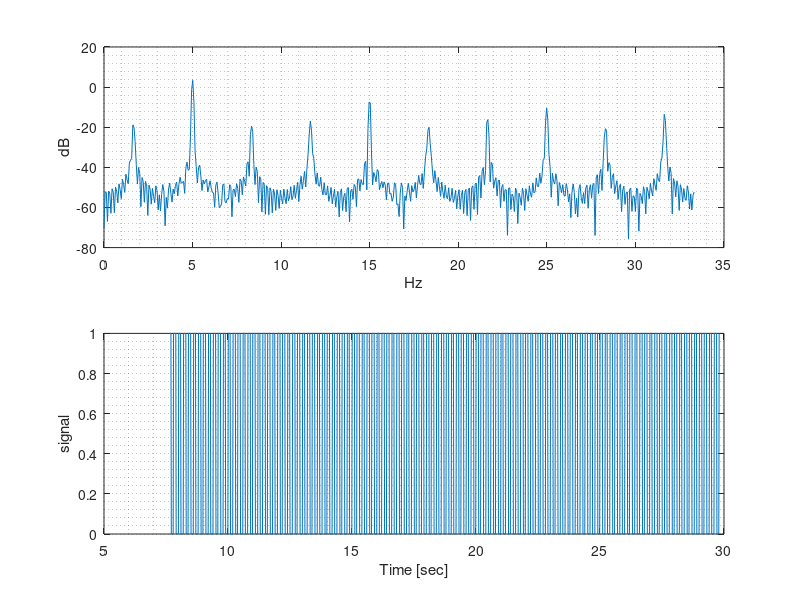

Recreate this plot in MATLAB. (Note: this script raises an error after producing the figure.)

close all; clear all; clc

%% define signal:
N = 2000;
tmin = 0;
tmax = 30;
T = linspace(tmin,tmax,N);

sampling_rate = N/(tmax-tmin);
% % simple sine wave:
% x = 3*sin(2*pi*5*T);
% % sine wave with random noise:
% x = 3*sin(2*pi*5*T) + 5*sin(2*pi*16*T)+rand(1,length(T));
% % simple aquare wave:
x = 0.5 + 0.5 * square(2*pi*5*T,50);
%% FFT
% INPUTS:
    % T - time vector
    % X - the state space
    % samplingTime - the sampling time of ode45
    % ssTime - the time which we estimate arrival to steady state (limit
    %          cycle).


    
signals = x;    
samplingTime = mean(diff(T));
Fs = 1/samplingTime;

signal_start = floor(0.25*size(x,2));
longest_signal = 1; signal_length = 1;
nSignals = size(signals, 1);
peak_locs = zeros(nSignals,2);

for s = 1:nSignals
    signal2Process = signals(s,signal_start:end);
    % bring the signal above the x axis:
    signal2Process = signal2Process - min(signal2Process);

    % don't bother with non oscillatory signals:
    if std(signal2Process) < 1e-3
        simFreq = NaN;
        amp = mean(signals'); %#ok<UDIM>
        return
    end

    [~,locs]=findpeaks(signal2Process, ...
        'MinPeakheight',0.75*max(signal2Process));

    if length(locs) > 1
        peak_locs(s,:) = [locs(1), locs(end)];
    else
        simFreq = NaN;
        amp = mean(signals'); %#ok<UDIM>
        return
    end

    % ????
    if (peak_locs(s,2)-peak_locs(s,1) > signal_length)
        signal_length = peak_locs(s,2)-peak_locs(s,1);
        longest_signal = s;
    end
end
     
locs = signal_start+[peak_locs(longest_signal,1), ...
    peak_locs(longest_signal,2)];

signal = signals(:,locs(1):locs(end));

% PSD parameters:
window = hamming(1024);

% PSD:
[Pxx,Fxx] = pwelch(signal,window,[],[],Fs);
%     [Pxx,Fxx] = pwelch(x,window,noverlap,f,fs)
Pxx_dB = 10*log10(Pxx);

if 1 %graphicsFlag
    figure;
    subplot(2,1,1);
    plot(Fxx,Pxx_dB); grid minor;
    xlabel('Hz');
    ylabel('dB')

    subplot(2,1,2);
    plot(T(1,locs(1):locs(end)),signal); grid minor;
    xlabel('Time [sec]');
    ylabel('signal')
    
    figure; % display peaks in a sorted way:
    [psor,lsor] = findpeaks(Pxx_dB,'SortStr','descend');
    findpeaks(Pxx_dB);
    text(lsor+.02,psor,num2str((1:numel(psor))'))
    clear psor lsor
end     
 
% find peaks in PSD:
[~,~,~,prominences] = findpeaks(Pxx_dB);
maxProminence = max(prominences);

[~,locs] = findpeaks(Pxx_dB,'MinPeakProminence',maxProminence/2);
fundanetalHarmonics = Fxx(locs);

figure;
findpeaks(Pxx_dB,'MinPeakProminence',maxProminence/2)
title('peaks with most prominence:');
xlabel('locations');    ylabel('Magnitude [dB]');